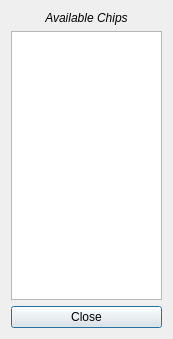
<?xml version="1.0" encoding="UTF-8"?>
<ui version="4.0">
 <class>ChipFinder</class>
 <widget class="QDialog" name="ChipFinder">
  <property name="geometry">
   <rect>
    <x>0</x>
    <y>0</y>
    <width>173</width>
    <height>339</height>
   </rect>
  </property>
  <property name="windowTitle">
   <string>Available Services</string>
  </property>
  <layout class="QVBoxLayout" name="verticalLayout">
   <item>
    <widget class="QLabel" name="label">
     <property name="text">
      <string>&lt;html&gt;&lt;head/&gt;&lt;body&gt;&lt;p&gt;&lt;span style=&quot; font-style:italic;&quot;&gt;Available Chips&lt;/span&gt;&lt;/p&gt;&lt;/body&gt;&lt;/html&gt;</string>
     </property>
     <property name="textFormat">
      <enum>Qt::MarkdownText</enum>
     </property>
     <property name="alignment">
      <set>Qt::AlignCenter</set>
     </property>
    </widget>
   </item>
   <item>
    <widget class="QListWidget" name="list"/>
   </item>
   <item>
    <layout class="QHBoxLayout" name="horizontalLayout">
     <item>
      <widget class="QPushButton" name="close">
       <property name="text">
        <string>Close</string>
       </property>
      </widget>
     </item>
    </layout>
   </item>
  </layout>
 </widget>
 <tabstops>
  <tabstop>list</tabstop>
  <tabstop>close</tabstop>
 </tabstops>
 <resources/>
 <connections>
  <connection>
   <sender>close</sender>
   <signal>clicked()</signal>
   <receiver>ChipFinder</receiver>
   <slot>accept()</slot>
   <hints>
    <hint type="sourcelabel">
     <x>350</x>
     <y>277</y>
    </hint>
    <hint type="destinationlabel">
     <x>237</x>
     <y>269</y>
    </hint>
   </hints>
  </connection>
 </connections>
</ui>
